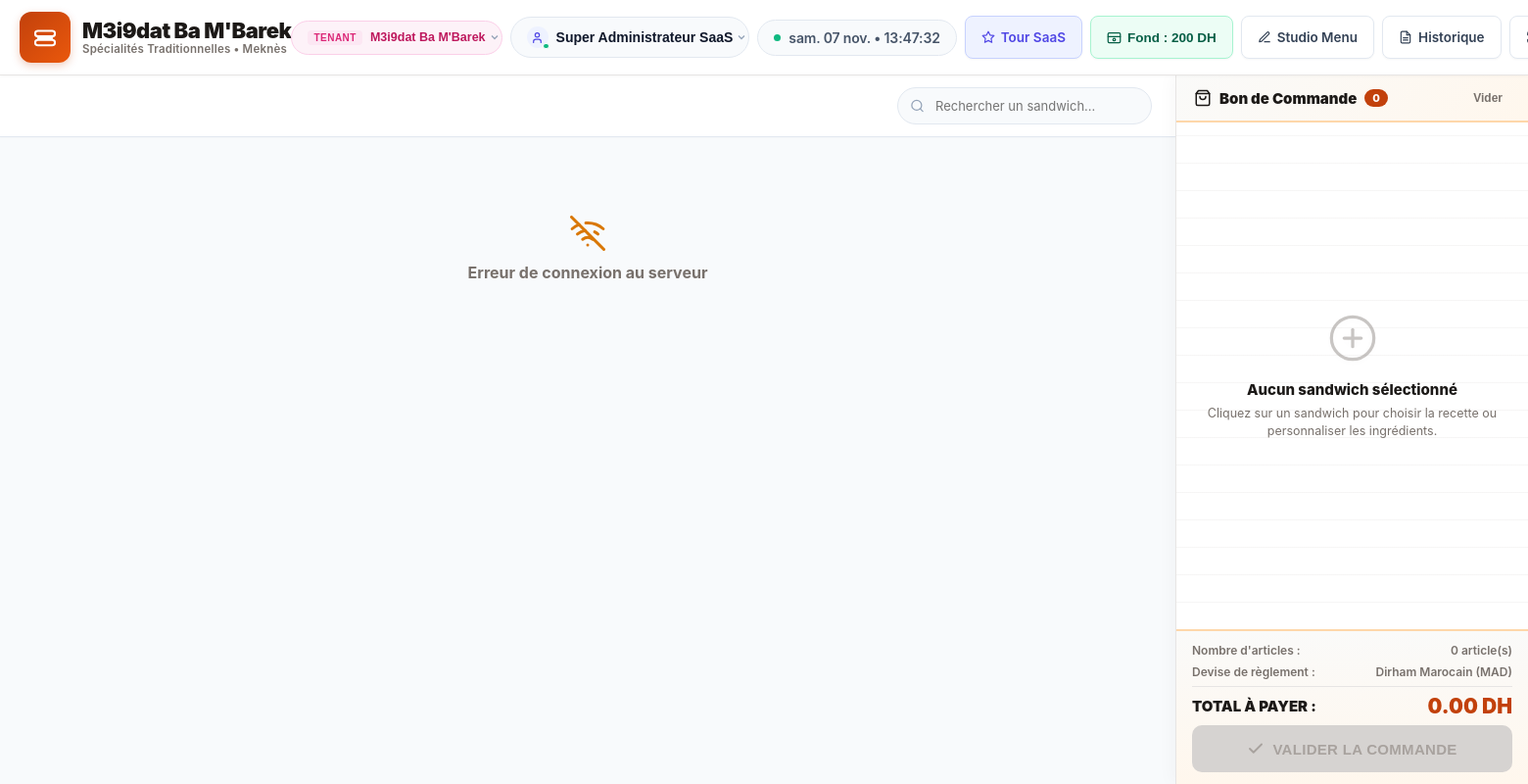
Page / (signed in) on the committed database.
### tables this page shows
CREATE TABLE IF NOT EXISTS restaurants (
    id_restaurant INT AUTO_INCREMENT PRIMARY KEY,
    nom VARCHAR(100) NOT NULL,
    slug VARCHAR(50) NOT NULL UNIQUE,
    proprietaire VARCHAR(100) NULL,
    email VARCHAR(100) NULL,
    ville VARCHAR(50) DEFAULT 'Meknès',
    telephone VARCHAR(20) NULL,
    adresse VARCHAR(255) NULL,
    logo_url VARCHAR(255) NULL,
    devise VARCHAR(10) DEFAULT 'DH',
    plan ENUM('BASIC', 'PRO', 'PREMIUM') NOT NULL DEFAULT 'PRO',
    date_expiration DATE NULL,
    statut ENUM('ACTIF', 'SUSPENDU', 'ESSAI') NOT NULL DEFAULT 'ACTIF',
    date_creation DATETIME DEFAULT CURRENT_TIMESTAMP
);

CREATE TABLE IF NOT EXISTS utilisateurs (
    id_utilisateur INT AUTO_INCREMENT PRIMARY KEY,
    id_restaurant INT NULL,
    nom VARCHAR(100) NOT NULL,
    role ENUM('SUPERADMIN', 'ADMIN', 'CAISSIER', 'PREPARATEUR') NOT NULL,
    login VARCHAR(50) NOT NULL UNIQUE,
    mot_de_passe VARCHAR(255) NOT NULL,
    actif TINYINT(1) NOT NULL DEFAULT 1,
    date_creation DATETIME DEFAULT CURRENT_TIMESTAMP,
    FOREIGN KEY (id_restaurant) REFERENCES restaurants(id_restaurant) ON DELETE SET NULL
);

### config/tenant.php (called while the page is built, shortened)
<?php
function resolveTenant(?PDO $pdo): array
{
    $tenant = null;
    $host = strtolower(trim($_SERVER['HTTP_HOST'] ?? ''));
    $hostWithoutPort = explode(':', $host)[0];
    $parts = explode('.', $hostWithoutPort);
    if (!$tenant) {
        $paramTenant = trim((string)($_GET['r'] ?? $_GET['tenant'] ?? $_GET['restaurant'] ?? $_GET['slug'] ?? ''));
    }
    if (!$tenant && !empty($_SESSION['restaurant_id']) && is_numeric($_SESSION['restaurant_id'])) {
        try {
            $stmt = $pdo->prepare("SELECT * FROM restaurants WHERE id_restaurant = ? LIMIT 1");
            $stmt->execute([(int)$_SESSION['restaurant_id']]);
            $tenant = $stmt->fetch(PDO::FETCH_ASSOC) ?: null;
        } catch (Throwable $e) {}
    }
    return $tenant;
}

### config/auth.php (called while the page is built, shortened)
<?php
function requireRole(?array $allowedRoles = null): array
{
    $currentRole = strtoupper((string)$_SESSION['user_role']);
    if ($currentRole === 'SUPERADMIN') {
        return [
            'id'              => (int)$_SESSION['user_id'],
            'nom'             => (string)$_SESSION['user_nom'],
            'role'            => 'SUPERADMIN',
            'restaurant_id'   => isset($_SESSION['restaurant_id']) ? (int)$_SESSION['restaurant_id'] : null,
            'restaurant_nom'  => $_SESSION['restaurant_nom'] ?? 'Plateforme Centrale',
            'restaurant_slug' => $_SESSION['restaurant_slug'] ?? 'central',
            'restaurant_plan' => $_SESSION['restaurant_plan'] ?? 'PREMIUM'
        ];
    }
    return [
        'id'              => (int)$_SESSION['user_id'],
        'nom'             => (string)$_SESSION['user_nom'],
        'role'            => $currentRole,
        'restaurant_id'   => isset($_SESSION['restaurant_id']) ? (int)$_SESSION['restaurant_id'] : 1,
        'restaurant_nom'  => $_SESSION['restaurant_nom'] ?? "M3i9dat Ba M'Barek",
        'restaurant_slug' => $_SESSION['restaurant_slug'] ?? 'ba-mbarek',
        'restaurant_plan' => $_SESSION['restaurant_plan'] ?? 'PRO'
    ];
}

### index.php (the view, shortened to what this page needs)
<?php
require_once __DIR__ . '/config/auth.php';
$currentUser = requireRole(['CAISSIER', 'ADMIN', 'SUPERADMIN']);
$pdo = require_once __DIR__ . '/config/db.php';
require_once __DIR__ . '/config/tenant.php';
$isSuperAdmin = ($currentUser['role'] === 'SUPERADMIN');
if (!$isSuperAdmin && !empty($currentUser['id_restaurant'])) {
    $idRestaurant = (int)$currentUser['id_restaurant'];
    $_SESSION['restaurant_id'] = $idRestaurant;
    $stmtResto = $pdo->prepare("SELECT * FROM restaurants WHERE id_restaurant = ?");
    $stmtResto->execute([$idRestaurant]);
    $restaurant = $stmtResto->fetch(PDO::FETCH_ASSOC) ?: ['nom' => "Restaurant", 'ville' => 'Maroc', 'devise' => 'DH'];
} else {
    $restaurant = resolveTenant($pdo);
    $idRestaurant = (int)$restaurant['id_restaurant'];
}
$allRestaurants = [];
if ($isSuperAdmin) {
    $allRestaurants = $pdo->query("SELECT id_restaurant, nom, slug, ville FROM restaurants ORDER BY id_restaurant ASC")->fetchAll();
}
$caissiers = [];
try {
    $stmt = $pdo->prepare("SELECT id_utilisateur, nom FROM utilisateurs WHERE (id_restaurant = ? OR role = 'SUPERADMIN') AND role IN ('CAISSIER', 'ADMIN', 'SUPERADMIN') AND actif = 1");
    $stmt->execute([$idRestaurant]);
    $caissiers = $stmt->fetchAll();
} catch (Exception $e) {
    $caissiers = [['id_utilisateur' => $currentUser['id'], 'nom' => $currentUser['nom']]];
}
$fondCaisse = (float)($_SESSION['fond_caisse_' . $idRestaurant] ?? 200.00);
?>
<!DOCTYPE html>
<html lang="fr">
<head>
    <link rel="stylesheet" href="assets/css/pos.css?v=<?= time() ?>">
</head>
<body>
    <header class="pos-header">
        <div class="brand-section">
            <div class="brand-badge">
                <svg width="22" height="22" viewBox="0 0 24 24" fill="none" stroke="currentColor" stroke-width="2.2" stroke-linecap="round" stroke-linejoin="round">
                    <path d="M4 11h16a3 3 0 0 0 0-6H4a3 3 0 0 0 0 6z"/>
                    <path d="M4 15h16a3 3 0 0 1 0 6H4a3 3 0 0 1 0-6z"/>
                    <line x1="4" y1="13" x2="20" y2="13"/>
                </svg>
            </div>
            <div>
                <h1 class="brand-title"><?= htmlspecialchars($restaurant['nom']) ?></h1>
                <div class="brand-subtitle">Spécialités Traditionnelles • <?= htmlspecialchars($restaurant['ville'] ?? 'Maroc') ?></div>
            </div>
        </div>
        <div class="header-right">
            <?php if ($isSuperAdmin && !empty($allRestaurants)): ?>
                <div class="custom-dropdown-container" id="tenantDropdownContainer">
                    <button type="button" class="tenant-switcher-pill" onclick="toggleCustomDropdown('tenantDropdownMenu', event)" title="Sélecteur d'établissement multi-tenant">
                        <span class="tenant-switcher-tag">TENANT</span>
                        <span class="tenant-current-name"><?= htmlspecialchars($restaurant['nom']) ?></span>
                        <svg class="custom-select-arrow" width="12" height="12" viewBox="0 0 24 24" fill="none" stroke="currentColor" stroke-width="2.5"><polyline points="6 9 12 15 18 9"/></svg>
                    </button>
                </div>
            <?php endif; ?>
            <?php
                $selectedCaissierId = (int)$currentUser['id'];
                $selectedCaissierNom = $currentUser['nom'];
                foreach ($caissiers as $c) {
                    if ((int)$c['id_utilisateur'] === $selectedCaissierId) {
                        $selectedCaissierNom = $c['nom'];
                        break;
                    }
                }
            ?>
            <div class="custom-dropdown-container" id="operatorDropdownContainer">
                <button type="button" class="operator-pill" id="operatorPillBtn" onclick="toggleCustomDropdown('operatorDropdownMenu', event)" title="Opérateur de caisse actif">
                    <div class="operator-avatar">
                        <svg width="13" height="13" viewBox="0 0 24 24" fill="none" stroke="currentColor" stroke-width="2.2" stroke-linecap="round" stroke-linejoin="round">
                            <path d="M19 21v-2a4 4 0 0 0-4-4H9a4 4 0 0 0-4 4v2"/>
                            <circle cx="12" cy="7" r="4"/>
                        </svg>
                        <span class="online-indicator"></span>
                    </div>
                    <span class="operator-current-name" id="currentOperatorName"><?= htmlspecialchars($selectedCaissierNom) ?></span>
                    <svg class="custom-select-arrow" width="12" height="12" viewBox="0 0 24 24" fill="none" stroke="currentColor" stroke-width="2.5"><polyline points="6 9 12 15 18 9"/></svg>
                </button>
            </div>
            <div class="live-clock-badge">
                <span class="live-pulse-dot"></span>
                <span id="liveClockBadge">--:--:--</span>
            </div>
            <?php if ($isSuperAdmin): ?>
                <a href="superadmin.php" class="btn-header-link btn-header-saas" title="Tour de Contrôle SaaS">
                    <svg width="14" height="14" viewBox="0 0 24 24" fill="none" stroke="currentColor" stroke-width="2" stroke-linecap="round" stroke-linejoin="round"><path d="M12 2l3.09 6.26L22 9.27l-5 4.87 1.18 6.88L12 17.77l-6.18 3.25L7 14.14 2 9.27l6.91-1.01L12 2z"/></svg>
                    <span>Tour SaaS</span>
                </a>
            <?php endif; ?>
            <button type="button" class="btn-header-link btn-header-fond" onclick="openFondModal()" title="Gérer le Fond de Caisse">
                <svg width="15" height="15" viewBox="0 0 24 24" fill="none" stroke="currentColor" stroke-width="2" stroke-linecap="round" stroke-linejoin="round"><rect x="2" y="4" width="20" height="16" rx="2"/><line x1="2" y1="10" x2="22" y2="10"/><circle cx="12" cy="15" r="2"/></svg>
                <span>Fond : <strong><?= number_format($fondCaisse, 0) ?> DH</strong></span>
            </button>
            <a href="menu_admin.php" class="btn-header-link" title="Studio Menu & Recettes">
                <svg width="14" height="14" viewBox="0 0 24 24" fill="none" stroke="currentColor" stroke-width="2" stroke-linecap="round" stroke-linejoin="round"><path d="M12 20h9"/><path d="M16.5 3.5a2.121 2.121 0 0 1 3 3L7 19l-4 1 1-4L16.5 3.5z"/></svg>
                <span>Studio Menu</span>
            </a>
            <a href="commandes.php" class="btn-header-link" title="Consulter l'historique des commandes">
                <span>Historique</span>
            </a>
            <button type="button" class="btn-header-link" id="btnToggleFullscreen" onclick="toggleTabletFullscreen()" title="Basculer en Plein Écran (Mode Kiosque Tablette)">
                <svg id="iconEnterFullscreen" width="14" height="14" viewBox="0 0 24 24" fill="none" stroke="currentColor" stroke-width="2.2" stroke-linecap="round" stroke-linejoin="round">
                    <path d="M8 3H5a2 2 0 0 0-2 2v3m18 0V5a2 2 0 0 0-2-2h-3m0 18h3a2 2 0 0 0 2-2v-3M3 16v3a2 2 0 0 0 2 2h3"/>
                </svg>
            </button>
        </div>
    </header>
    <main class="pos-workspace">
        <section class="catalog-panel">
            <div class="catalog-toolbar">
                <div class="search-box-wrap">
                    <span class="search-icon-inside">
                    </span>
                    <input type="text" id="searchField" class="search-field" placeholder="Rechercher un sandwich..." autocomplete="off">
                </div>
            </div>
            <div class="catalog-grid-scroll">
                <div class="sandwich-boxes-grid" id="sandwichBoxesGrid">
                </div>
            </div>
        </section>
        <aside class="pos-cart-panel">
            <div class="cart-top-bar">
                <div class="cart-heading">
                    <svg width="18" height="18" viewBox="0 0 24 24" fill="none" stroke="currentColor" stroke-width="2" stroke-linecap="round" stroke-linejoin="round">
                        <path d="M6 2L3 6v14a2 2 0 0 0 2 2h14a2 2 0 0 0 2-2V6l-3-4z"/>
                        <line x1="3" y1="6" x2="21" y2="6"/>
                        <path d="M16 10a4 4 0 0 1-8 0"/>
                    </svg>
                    <span>Bon de Commande</span>
                    <span class="cart-count-badge" id="cartCountBadge">0</span>
                </div>
                <button type="button" class="btn-reset-cart" id="btnResetCart" title="Vider le panier en cours">
                    Vider
                </button>
            </div>
            <div class="cart-items-scroll" id="cartItemsScroll">
                <div class="empty-cart-view" id="emptyCartView">
                    <div class="empty-cart-icon" style="color:var(--text-muted); opacity:0.4;">
                        <svg width="52" height="52" viewBox="0 0 24 24" fill="none" stroke="currentColor" stroke-width="1.5" stroke-linecap="round" stroke-linejoin="round">
                            <circle cx="12" cy="12" r="10"/>
                            <path d="M8 12h8"/>
                            <path d="M12 8v8"/>
                        </svg>
                    </div>
                    <div style="font-weight: 800; font-size:15px; color:var(--charcoal);">Aucun sandwich sélectionné</div>
                    <div style="font-size: 12.5px; line-height: 1.4;">Cliquez sur un sandwich pour choisir la recette ou personnaliser les ingrédients.</div>
                </div>
            </div>
            <div class="cart-checkout-footer">
                <div class="bill-row">
                    <span>Nombre d'articles :</span>
                    <span id="totalItemsCount">0 article(s)</span>
                </div>
                <div class="bill-row hide-on-tablet">
                    <span>Devise de règlement :</span>
                    <span>Dirham Marocain (MAD)</span>
                </div>
                <div class="bill-row grand-total">
                    <span>TOTAL À PAYER :</span>
                    <span class="grand-total-val" id="grandTotalDisplay">0.00 DH</span>
                </div>
                <button type="button" class="btn-validate-order" id="btnValidateOrder" disabled>
                    <svg width="18" height="18" viewBox="0 0 24 24" fill="none" stroke="currentColor" stroke-width="2.5" stroke-linecap="round" stroke-linejoin="round">
                        <polyline points="20 6 9 17 4 12"/>
                    </svg>
                    <span>VALIDER LA COMMANDE</span>
                </button>
            </div>
        </aside>
    </main>
</body>
</html>

### rows in the picture
restaurants: nom "M3i9dat Ba M'Barek", ville "Meknès", id_restaurant "200"
utilisateurs: nom "Super Administrateur SaaS"
